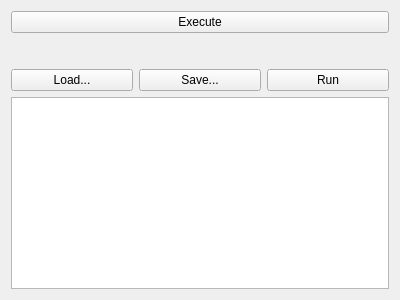
<?xml version="1.0" encoding="UTF-8"?>
<ui version="4.0">
 <class>Form</class>
 <widget class="QWidget" name="Form">
  <property name="geometry">
   <rect>
    <x>0</x>
    <y>0</y>
    <width>400</width>
    <height>300</height>
   </rect>
  </property>
  <property name="windowTitle">
   <string>Form</string>
  </property>
  <layout class="QGridLayout" name="gridLayout">
   <item row="2" column="0">
    <widget class="QPushButton" name="load_button">
     <property name="text">
      <string>Load...</string>
     </property>
    </widget>
   </item>
   <item row="2" column="1">
    <widget class="QPushButton" name="save_button">
     <property name="text">
      <string>Save...</string>
     </property>
    </widget>
   </item>
   <item row="2" column="2">
    <widget class="QPushButton" name="run_button">
     <property name="text">
      <string>Run</string>
     </property>
    </widget>
   </item>
   <item row="3" column="0" colspan="3">
    <widget class="QTextEdit" name="csv_edit"/>
   </item>
   <item row="1" column="0" colspan="3">
    <widget class="QsciScintilla" name="editor" native="true">
     <property name="sizePolicy">
      <sizepolicy hsizetype="Expanding" vsizetype="Expanding">
       <horstretch>0</horstretch>
       <verstretch>0</verstretch>
      </sizepolicy>
     </property>
    </widget>
   </item>
   <item row="0" column="0" colspan="3">
    <widget class="QPushButton" name="execute_button">
     <property name="text">
      <string>Execute</string>
     </property>
    </widget>
   </item>
  </layout>
 </widget>
 <customwidgets>
  <customwidget>
   <class>QsciScintilla</class>
   <extends>QWidget</extends>
   <header>PyQt5.Qsci</header>
   <container>1</container>
  </customwidget>
 </customwidgets>
 <resources/>
 <connections/>
</ui>
